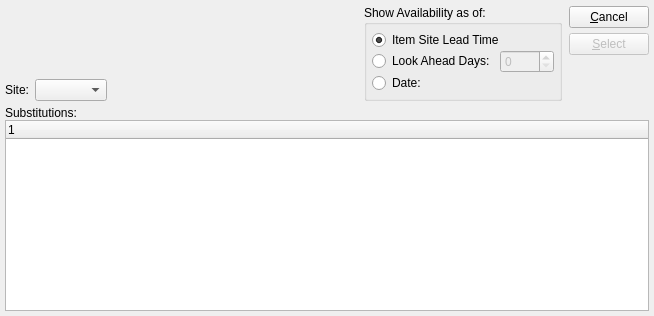
<?xml version="1.0" encoding="UTF-8"?>
<ui version="4.0">
 <comment>This file is part of the xTuple ERP: PostBooks Edition, a free and
open source Enterprise Resource Planning software suite,
Copyright (c) 1999-2018 by OpenMFG LLC, d/b/a xTuple.
It is licensed to you under the Common Public Attribution License
version 1.0, the full text of which (including xTuple-specific Exhibits)
is available at www.xtuple.com/CPAL.  By using this software, you agree
to be bound by its terms.</comment>
 <class>substituteList</class>
 <widget class="QDialog" name="substituteList">
  <property name="geometry">
   <rect>
    <x>0</x>
    <y>0</y>
    <width>654</width>
    <height>316</height>
   </rect>
  </property>
  <property name="windowTitle">
   <string>Substitute List</string>
  </property>
  <layout class="QVBoxLayout">
   <property name="spacing">
    <number>5</number>
   </property>
   <property name="margin">
    <number>5</number>
   </property>
   <item>
    <layout class="QHBoxLayout">
     <property name="spacing">
      <number>7</number>
     </property>
     <property name="margin">
      <number>0</number>
     </property>
     <item>
      <layout class="QVBoxLayout">
       <property name="spacing">
        <number>5</number>
       </property>
       <property name="margin">
        <number>0</number>
       </property>
       <item>
        <widget class="ItemCluster" name="_item"/>
       </item>
       <item>
        <layout class="QHBoxLayout">
         <property name="spacing">
          <number>0</number>
         </property>
         <property name="margin">
          <number>0</number>
         </property>
         <item>
          <layout class="QHBoxLayout">
           <property name="spacing">
            <number>6</number>
           </property>
           <property name="margin">
            <number>0</number>
           </property>
           <item>
            <widget class="QLabel" name="_warehouseLit">
             <property name="text">
              <string>Site:</string>
             </property>
             <property name="alignment">
              <set>Qt::AlignRight|Qt::AlignTrailing|Qt::AlignVCenter</set>
             </property>
            </widget>
           </item>
           <item>
            <widget class="WComboBox" name="_warehouse"/>
           </item>
          </layout>
         </item>
         <item>
          <spacer>
           <property name="orientation">
            <enum>Qt::Horizontal</enum>
           </property>
           <property name="sizeType">
            <enum>QSizePolicy::MinimumExpanding</enum>
           </property>
           <property name="sizeHint" stdset="0">
            <size>
             <width>41</width>
             <height>10</height>
            </size>
           </property>
          </spacer>
         </item>
        </layout>
       </item>
      </layout>
     </item>
     <item>
      <layout class="QVBoxLayout">
       <property name="spacing">
        <number>0</number>
       </property>
       <property name="margin">
        <number>0</number>
       </property>
       <item>
        <widget class="QGroupBox" name="_showByGroup">
         <property name="sizePolicy">
          <sizepolicy hsizetype="Fixed" vsizetype="Fixed">
           <horstretch>0</horstretch>
           <verstretch>0</verstretch>
          </sizepolicy>
         </property>
         <property name="minimumSize">
          <size>
           <width>0</width>
           <height>0</height>
          </size>
         </property>
         <property name="maximumSize">
          <size>
           <width>32767</width>
           <height>32767</height>
          </size>
         </property>
         <property name="title">
          <string>Show Availability as of:</string>
         </property>
         <layout class="QVBoxLayout">
          <property name="spacing">
           <number>0</number>
          </property>
          <property name="margin">
           <number>5</number>
          </property>
          <item>
           <widget class="QRadioButton" name="_byLeadTime">
            <property name="text">
             <string>Item Site Lead Time</string>
            </property>
            <property name="checked">
             <bool>true</bool>
            </property>
           </widget>
          </item>
          <item>
           <layout class="QHBoxLayout">
            <property name="spacing">
             <number>5</number>
            </property>
            <property name="margin">
             <number>0</number>
            </property>
            <item>
             <widget class="QRadioButton" name="_byDays">
              <property name="enabled">
               <bool>true</bool>
              </property>
              <property name="text">
               <string>Look Ahead Days:</string>
              </property>
             </widget>
            </item>
            <item>
             <widget class="QSpinBox" name="_days">
              <property name="enabled">
               <bool>false</bool>
              </property>
              <property name="minimum">
               <number>0</number>
              </property>
              <property name="maximum">
               <number>1000</number>
              </property>
             </widget>
            </item>
           </layout>
          </item>
          <item>
           <layout class="QHBoxLayout">
            <property name="spacing">
             <number>5</number>
            </property>
            <property name="margin">
             <number>0</number>
            </property>
            <item>
             <widget class="QRadioButton" name="_byDate">
              <property name="text">
               <string>Date:</string>
              </property>
             </widget>
            </item>
            <item>
             <layout class="QHBoxLayout">
              <property name="spacing">
               <number>0</number>
              </property>
              <property name="margin">
               <number>0</number>
              </property>
              <item>
               <widget class="DLineEdit" name="_date">
                <property name="enabled">
                 <bool>false</bool>
                </property>
               </widget>
              </item>
              <item>
               <spacer>
                <property name="orientation">
                 <enum>Qt::Horizontal</enum>
                </property>
                <property name="sizeType">
                 <enum>QSizePolicy::MinimumExpanding</enum>
                </property>
                <property name="sizeHint" stdset="0">
                 <size>
                  <width>0</width>
                  <height>20</height>
                 </size>
                </property>
               </spacer>
              </item>
             </layout>
            </item>
           </layout>
          </item>
         </layout>
        </widget>
       </item>
       <item>
        <spacer>
         <property name="orientation">
          <enum>Qt::Vertical</enum>
         </property>
         <property name="sizeType">
          <enum>QSizePolicy::Preferred</enum>
         </property>
         <property name="sizeHint" stdset="0">
          <size>
           <width>16</width>
           <height>0</height>
          </size>
         </property>
        </spacer>
       </item>
      </layout>
     </item>
     <item>
      <layout class="QVBoxLayout">
       <property name="spacing">
        <number>0</number>
       </property>
       <property name="margin">
        <number>0</number>
       </property>
       <item>
        <layout class="QVBoxLayout">
         <property name="spacing">
          <number>5</number>
         </property>
         <property name="margin">
          <number>0</number>
         </property>
         <item>
          <widget class="QPushButton" name="_close">
           <property name="text">
            <string>&amp;Cancel</string>
           </property>
          </widget>
         </item>
         <item>
          <widget class="QPushButton" name="_select">
           <property name="enabled">
            <bool>false</bool>
           </property>
           <property name="text">
            <string>&amp;Select</string>
           </property>
           <property name="autoDefault">
            <bool>true</bool>
           </property>
           <property name="default">
            <bool>true</bool>
           </property>
          </widget>
         </item>
        </layout>
       </item>
       <item>
        <spacer>
         <property name="orientation">
          <enum>Qt::Vertical</enum>
         </property>
         <property name="sizeType">
          <enum>QSizePolicy::Preferred</enum>
         </property>
         <property name="sizeHint" stdset="0">
          <size>
           <width>10</width>
           <height>45</height>
          </size>
         </property>
        </spacer>
       </item>
      </layout>
     </item>
    </layout>
   </item>
   <item>
    <layout class="QVBoxLayout">
     <property name="spacing">
      <number>0</number>
     </property>
     <property name="margin">
      <number>0</number>
     </property>
     <item>
      <widget class="QLabel" name="_substitututionsLit">
       <property name="text">
        <string>Substitutions:</string>
       </property>
       <property name="buddy">
        <cstring>_item</cstring>
       </property>
      </widget>
     </item>
     <item>
      <widget class="XTreeWidget" name="_subs">
       <property name="sizePolicy">
        <sizepolicy hsizetype="Expanding" vsizetype="Expanding">
         <horstretch>0</horstretch>
         <verstretch>0</verstretch>
        </sizepolicy>
       </property>
       <property name="minimumSize">
        <size>
         <width>0</width>
         <height>100</height>
        </size>
       </property>
      </widget>
     </item>
    </layout>
   </item>
  </layout>
 </widget>
 <layoutdefault spacing="6" margin="11"/>
 <customwidgets>
  <customwidget>
   <class>DLineEdit</class>
   <extends>QWidget</extends>
   <header>datecluster.h</header>
   <container>1</container>
  </customwidget>
  <customwidget>
   <class>ItemCluster</class>
   <extends>QWidget</extends>
   <header>itemcluster.h</header>
   <container>1</container>
  </customwidget>
  <customwidget>
   <class>WComboBox</class>
   <extends>XComboBox</extends>
   <header>wcombobox.h</header>
  </customwidget>
  <customwidget>
   <class>XComboBox</class>
   <extends>QComboBox</extends>
   <header>xcombobox.h</header>
  </customwidget>
  <customwidget>
   <class>XTreeWidget</class>
   <extends>QTreeWidget</extends>
   <header>xtreewidget.h</header>
   <container>1</container>
  </customwidget>
 </customwidgets>
 <tabstops>
  <tabstop>_item</tabstop>
  <tabstop>_warehouse</tabstop>
  <tabstop>_byLeadTime</tabstop>
  <tabstop>_byDays</tabstop>
  <tabstop>_days</tabstop>
  <tabstop>_byDate</tabstop>
  <tabstop>_date</tabstop>
  <tabstop>_subs</tabstop>
  <tabstop>_select</tabstop>
  <tabstop>_close</tabstop>
 </tabstops>
 <resources/>
 <connections>
  <connection>
   <sender>_byDays</sender>
   <signal>toggled(bool)</signal>
   <receiver>_days</receiver>
   <slot>setEnabled(bool)</slot>
   <hints>
    <hint type="sourcelabel">
     <x>20</x>
     <y>20</y>
    </hint>
    <hint type="destinationlabel">
     <x>20</x>
     <y>20</y>
    </hint>
   </hints>
  </connection>
  <connection>
   <sender>_byDate</sender>
   <signal>toggled(bool)</signal>
   <receiver>_date</receiver>
   <slot>setEnabled(bool)</slot>
   <hints>
    <hint type="sourcelabel">
     <x>20</x>
     <y>20</y>
    </hint>
    <hint type="destinationlabel">
     <x>20</x>
     <y>20</y>
    </hint>
   </hints>
  </connection>
  <connection>
   <sender>_subs</sender>
   <signal>valid(bool)</signal>
   <receiver>_select</receiver>
   <slot>setEnabled(bool)</slot>
   <hints>
    <hint type="sourcelabel">
     <x>20</x>
     <y>20</y>
    </hint>
    <hint type="destinationlabel">
     <x>20</x>
     <y>20</y>
    </hint>
   </hints>
  </connection>
  <connection>
   <sender>_subs</sender>
   <signal>itemSelected(int)</signal>
   <receiver>_select</receiver>
   <slot>animateClick()</slot>
   <hints>
    <hint type="sourcelabel">
     <x>20</x>
     <y>20</y>
    </hint>
    <hint type="destinationlabel">
     <x>20</x>
     <y>20</y>
    </hint>
   </hints>
  </connection>
  <connection>
   <sender>_close</sender>
   <signal>clicked()</signal>
   <receiver>substituteList</receiver>
   <slot>reject()</slot>
   <hints>
    <hint type="sourcelabel">
     <x>20</x>
     <y>20</y>
    </hint>
    <hint type="destinationlabel">
     <x>20</x>
     <y>20</y>
    </hint>
   </hints>
  </connection>
  <connection>
   <sender>_item</sender>
   <signal>newId(int)</signal>
   <receiver>_warehouse</receiver>
   <slot>findItemsites(int)</slot>
   <hints>
    <hint type="sourcelabel">
     <x>20</x>
     <y>20</y>
    </hint>
    <hint type="destinationlabel">
     <x>20</x>
     <y>20</y>
    </hint>
   </hints>
  </connection>
  <connection>
   <sender>_item</sender>
   <signal>warehouseIdChanged(int)</signal>
   <receiver>_warehouse</receiver>
   <slot>setId(int)</slot>
   <hints>
    <hint type="sourcelabel">
     <x>20</x>
     <y>20</y>
    </hint>
    <hint type="destinationlabel">
     <x>20</x>
     <y>20</y>
    </hint>
   </hints>
  </connection>
 </connections>
</ui>
